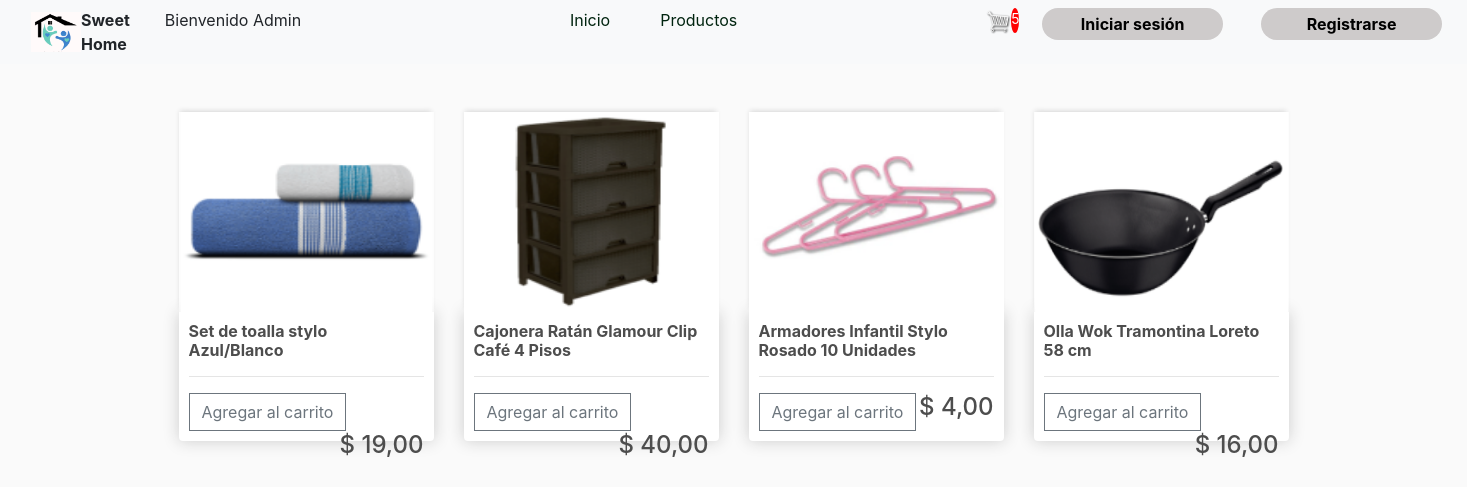
Page /producto (signed in) on the committed database.
### SitioWeb/models.py (models this page shows, shortened)
class Order (models.Model):
    customer = models.ForeignKey(Customer, on_delete=models.SET_NULL, blank=True, null=True)
    transaccion_id = models.CharField(max_length=200, null=True)
    date_orderd = models.DateTimeField(auto_now_add=True)
    def get_cart_items(self):
        orderitems = self.orderitem_set.all()
        total =sum([item.quantity for item in orderitems])
        return total

class OrderItem (models.Model):
    product = models.ForeignKey(Product, on_delete=models.SET_NULL, blank=True, null=True)
    order = models.ForeignKey(Order, on_delete=models.SET_NULL, blank=True, null=True)
    quantity =models.IntegerField(default=0, null=True, blank=True)
    date_added = models.DateTimeField(auto_now_add=True)

class Product(models.Model):
    image = models.ImageField( upload_to='productos', null=True)
    name = models.CharField(max_length=150, )
    price = models.IntegerField()
    class Meta:
        verbose_name_plural = "Producto"

### SitioWeb/views.py (the view)
# urls.py: path('producto', views.producto, name='producto'),
def producto(request):
    if request.user.is_authenticated:
        customer = request.user.customer
        order, created =Order.objects.get_or_create( customer= customer)
        items = order.orderitem_set.all()
        cartItems = order.get_cart_items
    else:
        items = []
        order = {'get_cart_total':0, 'get_cartitems':0 }
    products = Product.objects.all()
    context = {'products': products,  'order':order}
    return render(request, 'SitioWeb/producto1.html', context )

### SitioWeb/templates/SitioWeb/producto1.html (shortened to what this page needs)
{% extends './main.html' %}
{% load static %}
        {% block content %}
        <div class="row">
            {% for product in products %}
            <div class="col-lg-3">
                <img class="thumbnail" src="{{product.image.url}} ">
                <div class="box-element product">
                    <h6><strong>{{product.name}}</strong></h6>
                    <hr>
                    <button data-product={{product.id}} data-action="add"
                        class="btn btn-outline-secondary add-btn update-cart">Agregar al carrito</button>
                    <h4 style="display: inline-block; float: right">$ {{ product.price|floatformat:2 }}</h4>
                </div>
            </div>
            {% endfor%}
        </div>
        {% endblock content %}

### SitioWeb/templates/SitioWeb/main.html (shortened to what this page needs)
<!DOCTYPE html>
{% load static %}
<html>
<head>
	<link rel="stylesheet" href="https://stackpath.bootstrapcdn.com/bootstrap/4.4.1/css/bootstrap.min.css">
	<link rel="stylesheet" type="text/css" href="{% static 'css/main.css' %}">
</head>
<body>
	<nav class="navbar navbar-expand-lg navbar-light bg-light">
		<div class="container-fluid">
			<img src="{% static 'img/logo.png' %}" width="50" height="40">
		  <div class="collapse navbar-collapse" id="navbarSupportedContent">
			<ul class="navbar-nav me-auto mb-3 mb-lg-0">
			  <li class="nav-item">
				<span class="textologo">Sweet Home </span>
			  </li>
			  <div class="col-auto">
				<div class="form-check">
				  <label >
					Bienvenido {{ request.user.username }}
				  </label>
				</div>
			  </div>
			  <div class="col-sm-3"></div>
			  <div class="col-auto">
				<div class="form-check">
				  <label >
					<a class="inicio" href="{% url 'home' %}">Inicio</a>
				  </label>
				</div>
			  </div>
			  <div class="col-auto">
				<div class="form-check">
				  <label >
					<a class="producto" href="{% url 'producto' %}">Productos</a>
				  </label>
				</div>
			  </div>
			  <div class="col-sm-3"></div>
			  <a href="{% url 'carrito' %}">
				<img  id="cart-icon" src="{% static 'img/cart.png' %}">
			</a>
			 <p id="cart-total">{{order.get_cart_items}}</p>
				<div class="col-sm-3">
					<a class="inicio-sesion"href="{% url 'iniciosesion' %}">Iniciar sesión</a>
				</div>
				<div class="col-sm-3">
					<a class="registro" href="{% url 'registro' %}">Registrarse</a>
				</div>
			</ul>
		  </div>
		</div>
	  </nav>
    <div class="container">
        <br>
        {% block content %}
         {% endblock content %}
 </div>
</body>
</html>

### SitioWeb/static/css/main.css (style rules this page uses)
.textologo { display: flex; text-align: left; align-items: center; font-weight: bold; font-size: 100%; }
.inicio { text-decoration: none; color: #00240F; }
.producto { text-decoration: none; color: #00240F; }
.inicio-sesion { background-color: #cecbcb; border: #cecbcb; padding: 2%; border-radius: 50px; font-weight: bold; margin-left: 4%; text-decoration: none; display: flex; justify-content: center; align-items: center; color: #000000; }
.registro { background-color: #cecbcb; border: #cecbcb; padding: 2%; border-radius: 50px; font-weight: bold; margin-left: 4%; text-decoration: none; display: flex; justify-content: center; align-items: center; color: #000000; }
body { background-color: hsl(0, 0%, 98%); }
h1,h2,h3,h4,h5,h6 { color:hsl(0, 0%, 30%); }
.box-element { box-shadow:hsl(0, 0%, 80%) 0 0 16px; background-color: #fff; border-radius: 4px; padding: 10px; }
.thumbnail { width: 100%; height: 200px; -webkit-box-shadow: -1px -3px 5px -2px rgba(214,214,214,1); -moz-box-shadow: -1px -3px 5px -2px rgba(214,214,214,1); box-shadow: -1px -3px 5px -2px rgba(214,214,214,1); }
.product { border-radius: 0 0 4px 4px; }
#cart-icon { width:25px; display: inline-block; margin-left: 15px; }
#cart-total { display: block; text-align: center; color:#fff; background-color: red; width: 20px; height: 25px; border-radius: 50%; font-size: 14px; }
.btn { border-radius: 0; }

### rows in the picture
Order: get_cart_items "5"
Product: image (picture), name "Set de toalla stylo Azul/Blanco", price "19,00"
Product: image (picture), name "Cajonera Ratán Glamour Clip Café 4 Pisos", price "40,00"
Product: image (picture), name "Armadores Infantil Stylo Rosado 10 Unidades", price "4,00"
Product: image (picture), name "Olla Wok Tramontina Loreto 58 cm", price "16,00"

### other values in the picture
{{ request.user.username }} "Admin"
